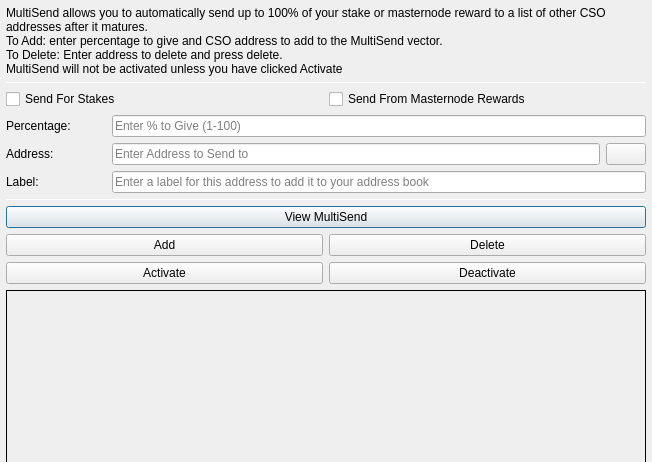
<?xml version="1.0" encoding="UTF-8"?>
<ui version="4.0">
 <class>MultiSendDialog</class>
 <widget class="QDialog" name="MultiSendDialog">
  <property name="windowModality">
   <enum>Qt::NonModal</enum>
  </property>
  <property name="geometry">
   <rect>
    <x>0</x>
    <y>0</y>
    <width>652</width>
    <height>300</height>
   </rect>
  </property>
  <property name="windowTitle">
   <string>MultiSend</string>
  </property>
  <layout class="QVBoxLayout" name="verticalLayout" stretch="0">
   <property name="leftMargin">
    <number>6</number>
   </property>
   <property name="topMargin">
    <number>6</number>
   </property>
   <property name="rightMargin">
    <number>6</number>
   </property>
   <property name="bottomMargin">
    <number>6</number>
   </property>
   <item>
    <layout class="QVBoxLayout" name="verticalLayout_Main" stretch="1,1,1,0,1,1,1">
     <item>
      <widget class="QLabel" name="label_2">
       <property name="lineWidth">
        <number>1</number>
       </property>
       <property name="text">
        <string>MultiSend allows you to automatically send up to 100% of your stake or masternode reward to a list of other CSO addresses after it matures.
To Add: enter percentage to give and CSO address to add to the MultiSend vector.
To Delete: Enter address to delete and press delete.
MultiSend will not be activated unless you have clicked Activate</string>
       </property>
       <property name="alignment">
        <set>Qt::AlignLeading|Qt::AlignLeft|Qt::AlignTop</set>
       </property>
       <property name="wordWrap">
        <bool>true</bool>
       </property>
      </widget>
     </item>
     <item>
      <widget class="Line" name="line">
       <property name="minimumSize">
        <size>
         <width>0</width>
         <height>1</height>
        </size>
       </property>
       <property name="maximumSize">
        <size>
         <width>16777215</width>
         <height>1</height>
        </size>
       </property>
       <property name="orientation">
        <enum>Qt::Horizontal</enum>
       </property>
      </widget>
     </item>
     <item>
      <layout class="QVBoxLayout" name="verticalLayout_Settings">
       <item>
        <layout class="QHBoxLayout" name="horizontalLayout">
         <item>
          <widget class="QCheckBox" name="multiSendStakeCheckBox">
           <property name="text">
            <string>Send For Stakes</string>
           </property>
          </widget>
         </item>
         <item>
          <widget class="QCheckBox" name="multiSendMasternodeCheckBox">
           <property name="text">
            <string>Send From Masternode Rewards</string>
           </property>
          </widget>
         </item>
        </layout>
       </item>
       <item>
        <layout class="QHBoxLayout" name="horizontalLayout_6">
         <item>
          <widget class="QLabel" name="label">
           <property name="minimumSize">
            <size>
             <width>100</width>
             <height>0</height>
            </size>
           </property>
           <property name="toolTip">
            <string>Percentage of stake to send</string>
           </property>
           <property name="text">
            <string>Percentage:</string>
           </property>
          </widget>
         </item>
         <item>
          <widget class="QLineEdit" name="multiSendPercentEdit">
           <property name="toolTip">
            <string>Enter whole numbers 1 - 100</string>
           </property>
           <property name="placeholderText">
            <string>Enter % to Give (1-100)</string>
           </property>
          </widget>
         </item>
        </layout>
       </item>
       <item>
        <layout class="QHBoxLayout" name="horizontalLayout_7">
         <item>
          <widget class="QLabel" name="label_5">
           <property name="minimumSize">
            <size>
             <width>100</width>
             <height>0</height>
            </size>
           </property>
           <property name="toolTip">
            <string>Address to send portion of stake to</string>
           </property>
           <property name="text">
            <string>Address:</string>
           </property>
          </widget>
         </item>
         <item>
          <widget class="QLineEdit" name="multiSendAddressEdit">
           <property name="toolTip">
            <string/>
           </property>
           <property name="placeholderText">
            <string>Enter Address to Send to</string>
           </property>
          </widget>
         </item>
         <item>
          <widget class="QPushButton" name="addressBookButton">
           <property name="maximumSize">
            <size>
             <width>16777215</width>
             <height>32</height>
            </size>
           </property>
           <property name="toolTip">
            <string>Choose an address from the address book</string>
           </property>
           <property name="text">
            <string/>
           </property>
           <property name="icon">
            <iconset resource="../csocoin.qrc">
             <normaloff>:/icons/address-book</normaloff>:/icons/address-book</iconset>
           </property>
           <property name="shortcut">
            <string>Alt+A</string>
           </property>
           <property name="autoDefault">
            <bool>false</bool>
           </property>
          </widget>
         </item>
        </layout>
       </item>
      </layout>
     </item>
     <item>
      <layout class="QHBoxLayout" name="horizontalLayout_3">
       <item>
        <widget class="QLabel" name="label_3">
         <property name="minimumSize">
          <size>
           <width>100</width>
           <height>0</height>
          </size>
         </property>
         <property name="text">
          <string>Label:</string>
         </property>
        </widget>
       </item>
       <item>
        <widget class="QLineEdit" name="labelAddressLabelEdit">
         <property name="placeholderText">
          <string>Enter a label for this address to add it to your address book</string>
         </property>
        </widget>
       </item>
      </layout>
     </item>
     <item>
      <widget class="Line" name="line_2">
       <property name="minimumSize">
        <size>
         <width>0</width>
         <height>1</height>
        </size>
       </property>
       <property name="maximumSize">
        <size>
         <width>16777215</width>
         <height>1</height>
        </size>
       </property>
       <property name="orientation">
        <enum>Qt::Horizontal</enum>
       </property>
      </widget>
     </item>
     <item>
      <layout class="QVBoxLayout" name="verticalLayout_Buttons">
       <item>
        <layout class="QHBoxLayout" name="horizontalLayout_4">
         <item>
          <widget class="QPushButton" name="viewButton">
           <property name="toolTip">
            <string/>
           </property>
           <property name="statusTip">
            <string>View MultiSend Vector</string>
           </property>
           <property name="text">
            <string>View MultiSend</string>
           </property>
          </widget>
         </item>
        </layout>
       </item>
       <item>
        <layout class="QHBoxLayout" name="horizontalLayout_2">
         <item>
          <widget class="QPushButton" name="addButton">
           <property name="toolTip">
            <string/>
           </property>
           <property name="statusTip">
            <string>Add to MultiSend Vector</string>
           </property>
           <property name="text">
            <string>Add</string>
           </property>
          </widget>
         </item>
         <item>
          <widget class="QPushButton" name="deleteButton">
           <property name="toolTip">
            <string/>
           </property>
           <property name="statusTip">
            <string>Delete Address From MultiSend Vector</string>
           </property>
           <property name="text">
            <string>Delete</string>
           </property>
          </widget>
         </item>
        </layout>
       </item>
       <item>
        <layout class="QHBoxLayout" name="horizontalLayout_5">
         <item>
          <widget class="QPushButton" name="activateButton">
           <property name="statusTip">
            <string>Activate MultiSend</string>
           </property>
           <property name="text">
            <string>Activate</string>
           </property>
          </widget>
         </item>
         <item>
          <widget class="QPushButton" name="disableButton">
           <property name="statusTip">
            <string>Deactivate MultiSend</string>
           </property>
           <property name="text">
            <string>Deactivate</string>
           </property>
          </widget>
         </item>
        </layout>
       </item>
      </layout>
     </item>
     <item>
      <widget class="QLabel" name="message">
       <property name="minimumSize">
        <size>
         <width>0</width>
         <height>180</height>
        </size>
       </property>
       <property name="frameShape">
        <enum>QFrame::Panel</enum>
       </property>
       <property name="frameShadow">
        <enum>QFrame::Plain</enum>
       </property>
       <property name="lineWidth">
        <number>1</number>
       </property>
       <property name="midLineWidth">
        <number>1</number>
       </property>
       <property name="text">
        <string/>
       </property>
       <property name="alignment">
        <set>Qt::AlignLeading|Qt::AlignLeft|Qt::AlignTop</set>
       </property>
       <property name="wordWrap">
        <bool>true</bool>
       </property>
      </widget>
     </item>
    </layout>
   </item>
  </layout>
 </widget>
 <resources>
  <include location="../csocoin.qrc"/>
 </resources>
 <connections/>
</ui>
